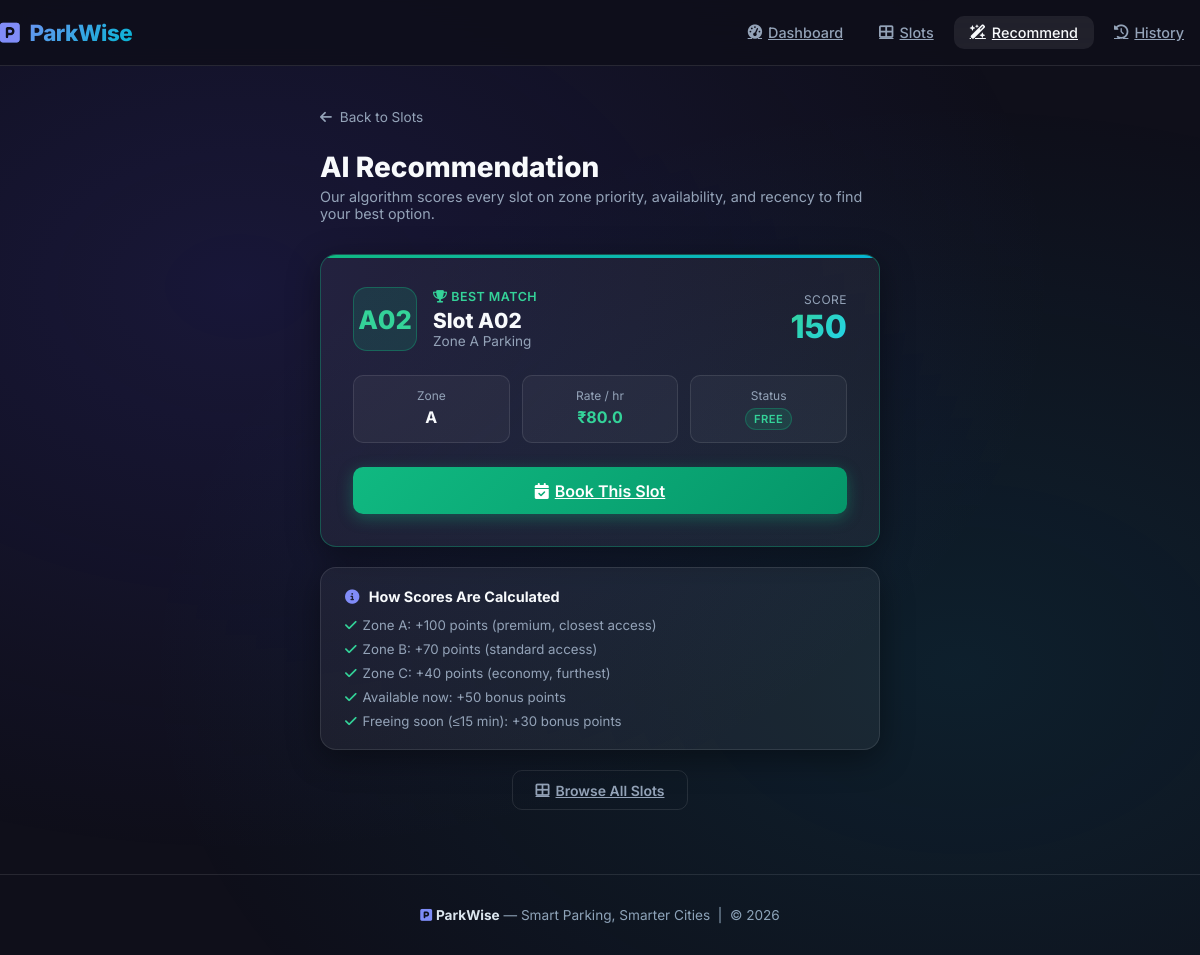
/recommended, run on the app's committed database.
### models.py (models this page shows)
class ParkingSlot(Base):
    __tablename__ = "parking_slots"
    id = Column(Integer, primary_key=True, index=True)
    slot_number = Column(String, unique=True, index=True)
    is_occupied = Column(Boolean, default=False)
    zone = Column(String)
    price_per_hour = Column(Float, default=50.0)
    vehicle_types = Column(String, default="Car,Bike,SUV")  # comma-separated
    last_occupied_time = Column(DateTime, nullable=True)
    created_at = Column(DateTime, default=datetime.utcnow)
    bookings = relationship("Booking", back_populates="slot")

### main.py (the view)
@app.get("/recommended", response_class=HTMLResponse)
def get_recommended(request: Request, db: Session = Depends(get_db)):
    slots = crud.get_all_slots(db)
    best_slot = recommend_best_slot(slots)
    score = calculate_slot_score(best_slot) if best_slot else 0
    return templates.TemplateResponse("recommendation.html", {
        "request": request,
        "best_slot": best_slot,
        "score": score,
    })

### templates/recommendation.html (shortened to what this page needs)
{% extends "base.html" %}
{% block content %}
<div style="max-width:560px; margin:0 auto;" class="fade-in-up">
    <div style="margin-bottom:1.5rem;">
        <a href="/slots" style="color:var(--text-muted); text-decoration:none; font-size:0.85rem;">
            <i class="fa-solid fa-arrow-left" style="margin-right:4px;"></i> Back to Slots
        </a>
    </div>
    <h1 class="section-title">AI Recommendation</h1>
    <p class="section-subtitle">Our algorithm scores every slot on zone priority, availability, and recency to find your best option.</p>
    {% if best_slot %}
    <div class="glass-card" style="padding:2rem; border-color:rgba(16,185,129,0.35); margin-bottom:1.25rem; position:relative; overflow:hidden;">
        <div style="position:absolute; top:0; left:0; right:0; height:3px;
            background:linear-gradient(90deg, var(--success), var(--accent));"></div>
        <div style="display:flex; align-items:center; gap:1rem; margin-bottom:1.5rem;">
            <div style="width:64px; height:64px; border-radius:14px; background:rgba(16,185,129,0.15);
                border:1px solid rgba(16,185,129,0.35); display:flex; align-items:center; justify-content:center;
                font-size:1.6rem; font-weight:800; color:#34d399; flex-shrink:0;">
                {{ best_slot.slot_number }}
            </div>
            <div>
                <div style="font-size:0.78rem; color:#34d399; font-weight:600; text-transform:uppercase; letter-spacing:0.5px; margin-bottom:4px;">
                    <i class="fa-solid fa-trophy"></i> Best Match
                </div>
                <div style="font-size:1.3rem; font-weight:800; color:var(--text-strong);">Slot {{ best_slot.slot_number }}</div>
                <div style="color:var(--text-muted); font-size:0.85rem;">Zone {{ best_slot.zone }} Parking</div>
            </div>
            <div style="margin-left:auto; text-align:right;">
                <div style="font-size:0.75rem; color:var(--text-muted); text-transform:uppercase; letter-spacing:0.5px;">Score</div>
                <div style="font-size:2rem; font-weight:800; background:linear-gradient(135deg, #34d399, #22d3ee);
                    -webkit-background-clip:text; -webkit-text-fill-color:transparent; background-clip:text;">
                    {{ score }}
                </div>
            </div>
        </div>
        <div style="display:grid; grid-template-columns:1fr 1fr 1fr; gap:0.75rem; margin-bottom:1.5rem;">
            <div style="background:rgba(255,255,255,0.04); border:1px solid var(--border); border-radius:10px; padding:0.75rem; text-align:center;">
                <div style="font-size:0.75rem; color:var(--text-muted); margin-bottom:4px;">Zone</div>
                <div style="font-weight:700; color:var(--text-strong);">{{ best_slot.zone }}</div>
            </div>
            <div style="background:rgba(255,255,255,0.04); border:1px solid var(--border); border-radius:10px; padding:0.75rem; text-align:center;">
                <div style="font-size:0.75rem; color:var(--text-muted); margin-bottom:4px;">Rate / hr</div>
                <div style="font-weight:700; color:#34d399;">₹{{ best_slot.price_per_hour }}</div>
            </div>
            <div style="background:rgba(255,255,255,0.04); border:1px solid var(--border); border-radius:10px; padding:0.75rem; text-align:center;">
                <div style="font-size:0.75rem; color:var(--text-muted); margin-bottom:4px;">Status</div>
                {% if best_slot.is_occupied %}
                <span class="status-badge occupied" style="font-size:0.7rem; padding:0.2rem 0.5rem;">Occupied</span>
                {% else %}
                <span class="status-badge available" style="font-size:0.7rem; padding:0.2rem 0.5rem;">Free</span>
                {% endif %}
            </div>
        </div>
        {% if not best_slot.is_occupied %}
        <a href="/booking/{{ best_slot.id }}" class="btn btn-success btn-lg" style="width:100%; justify-content:center;">
            <i class="fa-solid fa-calendar-check"></i> Book This Slot
        </a>
        {% else %}
        <div style="background:rgba(239,68,68,0.08); border:1px solid rgba(239,68,68,0.25); border-radius:10px;
            padding:0.9rem; color:#f87171; font-size:0.85rem; text-align:center;">
            <i class="fa-solid fa-clock"></i> Best available slot is currently occupied. Try browsing other slots.
        </div>
        {% endif %}
    </div>
    <div class="glass-card" style="padding:1.25rem 1.5rem;">
        <div style="font-weight:700; color:var(--text-strong); font-size:0.9rem; margin-bottom:0.75rem;">
            <i class="fa-solid fa-circle-info" style="color:var(--primary-light); margin-right:6px;"></i>
            How Scores Are Calculated
        </div>
        <div style="display:flex; flex-direction:column; gap:0.5rem; font-size:0.83rem; color:var(--text-muted);">
            <div><i class="fa-solid fa-check" style="color:#34d399; margin-right:6px;"></i>Zone A: +100 points (premium, closest access)</div>
            <div><i class="fa-solid fa-check" style="color:#34d399; margin-right:6px;"></i>Zone B: +70 points (standard access)</div>
            <div><i class="fa-solid fa-check" style="color:#34d399; margin-right:6px;"></i>Zone C: +40 points (economy, furthest)</div>
            <div><i class="fa-solid fa-check" style="color:#34d399; margin-right:6px;"></i>Available now: +50 bonus points</div>
            <div><i class="fa-solid fa-check" style="color:#34d399; margin-right:6px;"></i>Freeing soon (≤15 min): +30 bonus points</div>
        </div>
    </div>
    {% endif %}
    <div style="text-align:center; margin-top:1.25rem;">
        <a href="/slots" class="btn btn-outline">
            <i class="fa-solid fa-th-large"></i> Browse All Slots
        </a>
    </div>
</div>
{% endblock %}

### static/css/style.css (style rules this page uses)
:root { --primary: #4f46e5; --primary-light: #818cf8; --primary-dark: #3730a3; --accent: #06b6d4; --success: #10b981; --danger: #ef4444; --warning: #f59e0b; --bg: #0f0f1a; --bg-card: rgba(255, 255, 255, 0.05); --bg-card-hover: rgba(255, 255, 255, 0.09); --border: rgba(255, 255, 255, 0.1); --text: #e2e8f0; --text-muted: #94a3b8; --text-strong: #f8fafc; --radius: 16px; --radius-sm: 10px; --shadow: 0 8px 32px rgba(0, 0, 0, 0.4); --shadow-lg: 0 20px 60px rgba(0, 0, 0, 0.5); --glow: 0 0 20px rgba(79, 70, 229, 0.35); }
*, *::before, *::after { margin: 0; padding: 0; box-sizing: border-box; }
html { scroll-behavior: smooth; }
body { background: var(--bg); font-family: 'Inter', sans-serif; color: var(--text); min-height: 100vh; overflow-x: hidden; }
body::before { content: ''; position: fixed; inset: 0; background: radial-gradient(ellipse at 20% 30%, rgba(79, 70, 229, 0.15) 0%, transparent 60%), radial-gradient(ellipse at 80% 70%, rgba(6, 182, 212, 0.1) 0%, transparent 60%); pointer-events: none; z-index: 0; }
.section-title { font-size: 1.75rem; font-weight: 800; color: var(--text-strong); margin-bottom: 0.25rem; }
.section-subtitle { color: var(--text-muted); font-size: 0.9rem; margin-bottom: 2rem; }
.glass-card { background: var(--bg-card); border: 1px solid var(--border); border-radius: var(--radius); backdrop-filter: blur(20px); box-shadow: var(--shadow); transition: transform 0.25s ease, box-shadow 0.25s ease, background 0.25s ease; }
.status-badge { display: inline-flex; align-items: center; gap: 5px; font-size: 0.75rem; font-weight: 600; padding: 0.3rem 0.75rem; border-radius: 999px; text-transform: uppercase; letter-spacing: 0.5px; }
.status-badge.available { background: rgba(16, 185, 129, 0.15); color: #34d399; border: 1px solid rgba(16, 185, 129, 0.3); }
.btn { font-family: 'Inter', sans-serif; font-weight: 600; font-size: 0.875rem; border-radius: var(--radius-sm); padding: 0.65rem 1.4rem; transition: all 0.2s ease; display: inline-flex; align-items: center; gap: 6px; border: none; cursor: pointer; }
.btn-success { background: linear-gradient(135deg, var(--success), #059669); color: white; box-shadow: 0 4px 15px rgba(16, 185, 129, 0.35); }
.btn-outline { background: transparent; color: var(--text-muted); border: 1px solid var(--border); }
.btn-lg { padding: 0.85rem 2rem; font-size: 1rem; border-radius: var(--radius-sm); }
.fade-in-up { animation: fadeInUp 0.5s ease both; }

### data on the page
ParkingSlot: slot_number "A02", zone "A", price_per_hour "80.0"

### other printed values
{{ score }} "150"
